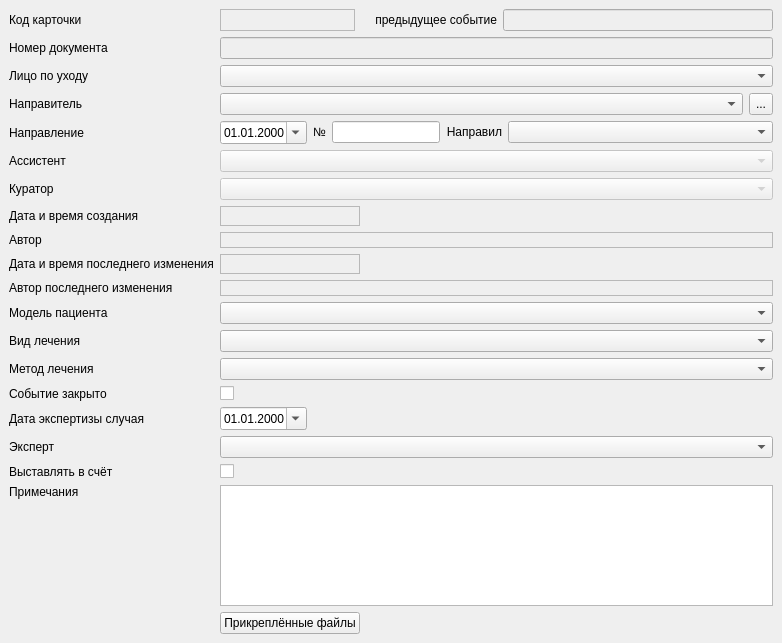
<?xml version="1.0" encoding="UTF-8"?>
<ui version="4.0">
 <class>EventNotesPageWidget</class>
 <widget class="QWidget" name="EventNotesPageWidget">
  <property name="geometry">
   <rect>
    <x>0</x>
    <y>0</y>
    <width>782</width>
    <height>643</height>
   </rect>
  </property>
  <property name="windowTitle">
   <string>Form</string>
  </property>
  <layout class="QVBoxLayout" name="verticalLayout">
   <property name="spacing">
    <number>0</number>
   </property>
   <property name="margin">
    <number>0</number>
   </property>
   <item>
    <widget class="QScrollArea" name="scrEventNotesPage">
     <property name="frameShape">
      <enum>QFrame::NoFrame</enum>
     </property>
     <property name="lineWidth">
      <number>0</number>
     </property>
     <property name="horizontalScrollBarPolicy">
      <enum>Qt::ScrollBarAsNeeded</enum>
     </property>
     <property name="widgetResizable">
      <bool>true</bool>
     </property>
     <property name="alignment">
      <set>Qt::AlignLeading|Qt::AlignLeft|Qt::AlignVCenter</set>
     </property>
     <widget class="QWidget" name="scrEventNotesPageInterior">
      <property name="geometry">
       <rect>
        <x>0</x>
        <y>0</y>
        <width>782</width>
        <height>643</height>
       </rect>
      </property>
      <property name="sizePolicy">
       <sizepolicy hsizetype="Ignored" vsizetype="Preferred">
        <horstretch>0</horstretch>
        <verstretch>0</verstretch>
       </sizepolicy>
      </property>
      <layout class="QGridLayout" name="gridLayout">
       <item row="10" column="1" colspan="2">
        <widget class="QLabel" name="lblEventModifyPersonValue">
         <property name="frameShape">
          <enum>QFrame::StyledPanel</enum>
         </property>
         <property name="frameShadow">
          <enum>QFrame::Sunken</enum>
         </property>
         <property name="text">
          <string/>
         </property>
         <property name="textInteractionFlags">
          <set>Qt::LinksAccessibleByMouse|Qt::TextSelectableByMouse</set>
         </property>
        </widget>
       </item>
       <item row="8" column="0">
        <widget class="QLabel" name="lblEventCreatePerson">
         <property name="text">
          <string>Автор</string>
         </property>
        </widget>
       </item>
       <item row="7" column="2">
        <spacer name="horizontalSpacer_2">
         <property name="orientation">
          <enum>Qt::Horizontal</enum>
         </property>
         <property name="sizeHint" stdset="0">
          <size>
           <width>40</width>
           <height>20</height>
          </size>
         </property>
        </spacer>
       </item>
       <item row="3" column="0">
        <widget class="QLabel" name="lblRelegateOrg">
         <property name="text">
          <string>Направитель</string>
         </property>
         <property name="buddy">
          <cstring>cmbRelegateOrg</cstring>
         </property>
        </widget>
       </item>
       <item row="7" column="0">
        <widget class="QLabel" name="lblEventCreateDateTime">
         <property name="text">
          <string>Дата и время создания</string>
         </property>
        </widget>
       </item>
       <item row="9" column="0">
        <widget class="QLabel" name="lblEventModifyDateTime">
         <property name="text">
          <string>Дата и время последнего изменения</string>
         </property>
        </widget>
       </item>
       <item row="13" column="0">
        <widget class="QLabel" name="lblCureMethod">
         <property name="text">
          <string>Метод лечения</string>
         </property>
         <property name="buddy">
          <cstring>cmbCureMethod</cstring>
         </property>
        </widget>
       </item>
       <item row="6" column="0">
        <widget class="QLabel" name="lblEventCuratorIdValue">
         <property name="text">
          <string>Куратор</string>
         </property>
         <property name="buddy">
          <cstring>cmbEventCurator</cstring>
         </property>
        </widget>
       </item>
       <item row="13" column="1" colspan="2">
        <widget class="CRBComboBox" name="cmbCureMethod"/>
       </item>
       <item row="16" column="0">
        <widget class="QLabel" name="lblExpertPerson">
         <property name="text">
          <string>Эксперт</string>
         </property>
        </widget>
       </item>
       <item row="11" column="0">
        <widget class="QLabel" name="lblPatientModel">
         <property name="text">
          <string>Модель пациента</string>
         </property>
         <property name="buddy">
          <cstring>cmbPatientModel</cstring>
         </property>
        </widget>
       </item>
       <item row="5" column="1" colspan="2">
        <widget class="CPersonComboBoxEx" name="cmbEventAssistant">
         <property name="enabled">
          <bool>false</bool>
         </property>
        </widget>
       </item>
       <item row="19" column="0">
        <spacer name="verticalSpacer">
         <property name="orientation">
          <enum>Qt::Vertical</enum>
         </property>
         <property name="sizeHint" stdset="0">
          <size>
           <width>20</width>
           <height>206</height>
          </size>
         </property>
        </spacer>
       </item>
       <item row="10" column="0">
        <widget class="QLabel" name="lblEventModifyPerson">
         <property name="text">
          <string>Автор последнего изменения</string>
         </property>
        </widget>
       </item>
       <item row="11" column="1" colspan="2">
        <widget class="CPatientModelComboBox" name="cmbPatientModel"/>
       </item>
       <item row="15" column="2">
        <spacer name="horizontalSpacer">
         <property name="orientation">
          <enum>Qt::Horizontal</enum>
         </property>
         <property name="sizeHint" stdset="0">
          <size>
           <width>40</width>
           <height>20</height>
          </size>
         </property>
        </spacer>
       </item>
       <item row="5" column="0">
        <widget class="QLabel" name="lblEventAssistantIdValue">
         <property name="text">
          <string>Ассистент</string>
         </property>
         <property name="buddy">
          <cstring>cmbEventAssistant</cstring>
         </property>
        </widget>
       </item>
       <item row="9" column="1">
        <widget class="QLabel" name="lblEventModifyDateTimeValue">
         <property name="sizePolicy">
          <sizepolicy hsizetype="Preferred" vsizetype="Preferred">
           <horstretch>0</horstretch>
           <verstretch>0</verstretch>
          </sizepolicy>
         </property>
         <property name="frameShape">
          <enum>QFrame::StyledPanel</enum>
         </property>
         <property name="frameShadow">
          <enum>QFrame::Sunken</enum>
         </property>
         <property name="text">
          <string/>
         </property>
         <property name="textInteractionFlags">
          <set>Qt::LinksAccessibleByMouse|Qt::TextSelectableByMouse</set>
         </property>
        </widget>
       </item>
       <item row="18" column="0">
        <widget class="QLabel" name="lblEventNote">
         <property name="sizePolicy">
          <sizepolicy hsizetype="Maximum" vsizetype="Preferred">
           <horstretch>0</horstretch>
           <verstretch>0</verstretch>
          </sizepolicy>
         </property>
         <property name="text">
          <string>Примечания</string>
         </property>
         <property name="alignment">
          <set>Qt::AlignLeading|Qt::AlignLeft|Qt::AlignVCenter</set>
         </property>
         <property name="buddy">
          <cstring>edtEventNote</cstring>
         </property>
        </widget>
       </item>
       <item row="14" column="0">
        <widget class="QLabel" name="lblIsClosed">
         <property name="text">
          <string>Событие закрыто</string>
         </property>
        </widget>
       </item>
       <item row="18" column="1" rowspan="2" colspan="2">
        <widget class="QTextEdit" name="edtEventNote"/>
       </item>
       <item row="7" column="1">
        <widget class="QLabel" name="lblEventCreateDateTimeValue">
         <property name="sizePolicy">
          <sizepolicy hsizetype="Preferred" vsizetype="Preferred">
           <horstretch>0</horstretch>
           <verstretch>0</verstretch>
          </sizepolicy>
         </property>
         <property name="frameShape">
          <enum>QFrame::StyledPanel</enum>
         </property>
         <property name="frameShadow">
          <enum>QFrame::Sunken</enum>
         </property>
         <property name="text">
          <string/>
         </property>
         <property name="textInteractionFlags">
          <set>Qt::LinksAccessibleByMouse|Qt::TextSelectableByMouse</set>
         </property>
        </widget>
       </item>
       <item row="6" column="1" colspan="2">
        <widget class="CPersonComboBoxEx" name="cmbEventCurator">
         <property name="enabled">
          <bool>false</bool>
         </property>
        </widget>
       </item>
       <item row="12" column="0">
        <widget class="QLabel" name="lblCureType">
         <property name="text">
          <string>Вид лечения</string>
         </property>
         <property name="buddy">
          <cstring>cmbCureType</cstring>
         </property>
        </widget>
       </item>
       <item row="9" column="2">
        <spacer name="horizontalSpacer_3">
         <property name="orientation">
          <enum>Qt::Horizontal</enum>
         </property>
         <property name="sizeHint" stdset="0">
          <size>
           <width>40</width>
           <height>20</height>
          </size>
         </property>
        </spacer>
       </item>
       <item row="4" column="0">
        <widget class="QLabel" name="lblRelegate">
         <property name="text">
          <string>Направление</string>
         </property>
        </widget>
       </item>
       <item row="12" column="1" colspan="2">
        <widget class="CRBComboBox" name="cmbCureType"/>
       </item>
       <item row="17" column="1">
        <widget class="QCheckBox" name="chkExpose">
         <property name="text">
          <string/>
         </property>
        </widget>
       </item>
       <item row="16" column="1" colspan="2">
        <widget class="CPersonComboBoxEx" name="cmbExpertPerson"/>
       </item>
       <item row="15" column="1">
        <widget class="CDateEdit" name="edtExpertiseDate">
         <property name="sizePolicy">
          <sizepolicy hsizetype="Maximum" vsizetype="Minimum">
           <horstretch>0</horstretch>
           <verstretch>0</verstretch>
          </sizepolicy>
         </property>
         <property name="displayFormat">
          <string>dd.MM.yyyy</string>
         </property>
         <property name="calendarPopup">
          <bool>true</bool>
         </property>
        </widget>
       </item>
       <item row="14" column="1">
        <widget class="QCheckBox" name="chkIsClosed">
         <property name="text">
          <string/>
         </property>
        </widget>
       </item>
       <item row="17" column="0">
        <widget class="QLabel" name="lblExpose">
         <property name="text">
          <string>Выставлять в счёт</string>
         </property>
        </widget>
       </item>
       <item row="15" column="0">
        <widget class="QLabel" name="lblExpertiseDate">
         <property name="text">
          <string>Дата экспертизы случая</string>
         </property>
        </widget>
       </item>
       <item row="8" column="1" colspan="2">
        <widget class="QLabel" name="lblEventCreatePersonValue">
         <property name="frameShape">
          <enum>QFrame::StyledPanel</enum>
         </property>
         <property name="frameShadow">
          <enum>QFrame::Sunken</enum>
         </property>
         <property name="text">
          <string/>
         </property>
         <property name="textInteractionFlags">
          <set>Qt::LinksAccessibleByMouse|Qt::TextSelectableByMouse</set>
         </property>
        </widget>
       </item>
       <item row="3" column="1" colspan="2">
        <layout class="QHBoxLayout" name="horizontalLayout_2">
         <item>
          <widget class="CPolyclinicComboBox" name="cmbRelegateOrg">
           <property name="enabled">
            <bool>true</bool>
           </property>
          </widget>
         </item>
         <item>
          <widget class="QToolButton" name="btnSelectRelegateOrg">
           <property name="sizePolicy">
            <sizepolicy hsizetype="Fixed" vsizetype="Ignored">
             <horstretch>0</horstretch>
             <verstretch>0</verstretch>
            </sizepolicy>
           </property>
           <property name="text">
            <string>...</string>
           </property>
          </widget>
         </item>
        </layout>
       </item>
       <item row="0" column="1" colspan="2">
        <layout class="QHBoxLayout" name="horizontalLayout_3" stretch="1,0,2">
         <item>
          <widget class="QLabel" name="lblEventIdValue">
           <property name="sizePolicy">
            <sizepolicy hsizetype="Expanding" vsizetype="Preferred">
             <horstretch>0</horstretch>
             <verstretch>0</verstretch>
            </sizepolicy>
           </property>
           <property name="frameShape">
            <enum>QFrame::StyledPanel</enum>
           </property>
           <property name="frameShadow">
            <enum>QFrame::Sunken</enum>
           </property>
           <property name="text">
            <string/>
           </property>
           <property name="textInteractionFlags">
            <set>Qt::LinksAccessibleByMouse|Qt::TextSelectableByMouse</set>
           </property>
          </widget>
         </item>
         <item>
          <widget class="QLabel" name="lblPrevEvent">
           <property name="sizePolicy">
            <sizepolicy hsizetype="Ignored" vsizetype="Preferred">
             <horstretch>1</horstretch>
             <verstretch>0</verstretch>
            </sizepolicy>
           </property>
           <property name="text">
            <string>предыдущее событие</string>
           </property>
           <property name="alignment">
            <set>Qt::AlignRight|Qt::AlignTrailing|Qt::AlignVCenter</set>
           </property>
          </widget>
         </item>
         <item>
          <widget class="QLineEdit" name="edtPrevEventInfo">
           <property name="enabled">
            <bool>false</bool>
           </property>
           <property name="sizePolicy">
            <sizepolicy hsizetype="Expanding" vsizetype="Fixed">
             <horstretch>0</horstretch>
             <verstretch>0</verstretch>
            </sizepolicy>
           </property>
          </widget>
         </item>
        </layout>
       </item>
       <item row="4" column="1" colspan="2">
        <layout class="QHBoxLayout" name="horizontalLayout" stretch="0,0,0,0,1">
         <item>
          <widget class="CDateEdit" name="edtEventSrcDate">
           <property name="sizePolicy">
            <sizepolicy hsizetype="Maximum" vsizetype="Fixed">
             <horstretch>0</horstretch>
             <verstretch>0</verstretch>
            </sizepolicy>
           </property>
           <property name="displayFormat">
            <string>dd.MM.yyyy</string>
           </property>
           <property name="calendarPopup">
            <bool>true</bool>
           </property>
          </widget>
         </item>
         <item>
          <widget class="QLabel" name="lblN">
           <property name="sizePolicy">
            <sizepolicy hsizetype="Preferred" vsizetype="Fixed">
             <horstretch>0</horstretch>
             <verstretch>0</verstretch>
            </sizepolicy>
           </property>
           <property name="text">
            <string>№</string>
           </property>
           <property name="alignment">
            <set>Qt::AlignRight|Qt::AlignTrailing|Qt::AlignVCenter</set>
           </property>
          </widget>
         </item>
         <item>
          <widget class="QLineEdit" name="edtEventSrcNumber">
           <property name="sizePolicy">
            <sizepolicy hsizetype="Preferred" vsizetype="Fixed">
             <horstretch>0</horstretch>
             <verstretch>0</verstretch>
            </sizepolicy>
           </property>
          </widget>
         </item>
         <item>
          <widget class="QLabel" name="lblRelegatePerson">
           <property name="sizePolicy">
            <sizepolicy hsizetype="Maximum" vsizetype="Fixed">
             <horstretch>1</horstretch>
             <verstretch>0</verstretch>
            </sizepolicy>
           </property>
           <property name="text">
            <string>Направил</string>
           </property>
           <property name="alignment">
            <set>Qt::AlignRight|Qt::AlignTrailing|Qt::AlignVCenter</set>
           </property>
          </widget>
         </item>
         <item>
          <widget class="CPersonComboBoxEx" name="cmbRelegatePerson">
           <property name="sizePolicy">
            <sizepolicy hsizetype="Preferred" vsizetype="Fixed">
             <horstretch>0</horstretch>
             <verstretch>0</verstretch>
            </sizepolicy>
           </property>
          </widget>
         </item>
        </layout>
       </item>
       <item row="2" column="0">
        <widget class="QLabel" name="lblClientRelationConsents">
         <property name="text">
          <string>Лицо по уходу</string>
         </property>
        </widget>
       </item>
       <item row="0" column="0">
        <widget class="QLabel" name="lblEventId">
         <property name="text">
          <string>Код карточки</string>
         </property>
        </widget>
       </item>
       <item row="2" column="1" colspan="2">
        <widget class="CClientRelationComboBoxPatron" name="cmbClientRelationConsents"/>
       </item>
       <item row="1" column="0">
        <widget class="QLabel" name="lblEventExternalId">
         <property name="toolTip">
          <string>Внешний идентификатор записи</string>
         </property>
         <property name="text">
          <string>Номер документа</string>
         </property>
         <property name="buddy">
          <cstring>edtEventExternalIdValue</cstring>
         </property>
        </widget>
       </item>
       <item row="1" column="1" colspan="2">
        <widget class="QLineEdit" name="edtEventExternalIdValue">
         <property name="enabled">
          <bool>false</bool>
         </property>
        </widget>
       </item>
       <item row="20" column="1">
        <widget class="CAttachButton" name="btnAttachedFiles">
         <property name="text">
          <string>Прикреплённые файлы</string>
         </property>
         <property name="flat">
          <bool>false</bool>
         </property>
        </widget>
       </item>
       <item row="20" column="2">
        <spacer name="horizontalSpacer_4">
         <property name="orientation">
          <enum>Qt::Horizontal</enum>
         </property>
         <property name="sizeHint" stdset="0">
          <size>
           <width>40</width>
           <height>20</height>
          </size>
         </property>
        </spacer>
       </item>
      </layout>
     </widget>
    </widget>
   </item>
  </layout>
 </widget>
 <customwidgets>
  <customwidget>
   <class>CRBComboBox</class>
   <extends>QComboBox</extends>
   <header>library/crbcombobox.h</header>
  </customwidget>
  <customwidget>
   <class>CDateEdit</class>
   <extends>QDateEdit</extends>
   <header>library/DateEdit</header>
  </customwidget>
  <customwidget>
   <class>CPolyclinicComboBox</class>
   <extends>QComboBox</extends>
   <header>Orgs/OrgComboBox.h</header>
  </customwidget>
  <customwidget>
   <class>CAttachButton</class>
   <extends>QPushButton</extends>
   <header>library/Attach/AttachButton.h</header>
  </customwidget>
  <customwidget>
   <class>CPersonComboBoxEx</class>
   <extends>QComboBox</extends>
   <header>Orgs/PersonComboBoxEx.h</header>
  </customwidget>
  <customwidget>
   <class>CPatientModelComboBox</class>
   <extends>QComboBox</extends>
   <header>Events/widgets/PatientModelComboBox.h</header>
  </customwidget>
  <customwidget>
   <class>CClientRelationComboBoxPatron</class>
   <extends>QComboBox</extends>
   <header>Registry/Utils.h</header>
  </customwidget>
 </customwidgets>
 <tabstops>
  <tabstop>edtPrevEventInfo</tabstop>
  <tabstop>edtEventExternalIdValue</tabstop>
  <tabstop>cmbClientRelationConsents</tabstop>
  <tabstop>cmbRelegateOrg</tabstop>
  <tabstop>btnSelectRelegateOrg</tabstop>
  <tabstop>edtEventSrcDate</tabstop>
  <tabstop>edtEventSrcNumber</tabstop>
  <tabstop>cmbRelegatePerson</tabstop>
  <tabstop>cmbEventAssistant</tabstop>
  <tabstop>cmbEventCurator</tabstop>
  <tabstop>cmbPatientModel</tabstop>
  <tabstop>cmbCureType</tabstop>
  <tabstop>cmbCureMethod</tabstop>
  <tabstop>chkIsClosed</tabstop>
  <tabstop>edtExpertiseDate</tabstop>
  <tabstop>cmbExpertPerson</tabstop>
  <tabstop>edtEventNote</tabstop>
 </tabstops>
 <resources/>
 <connections/>
</ui>
